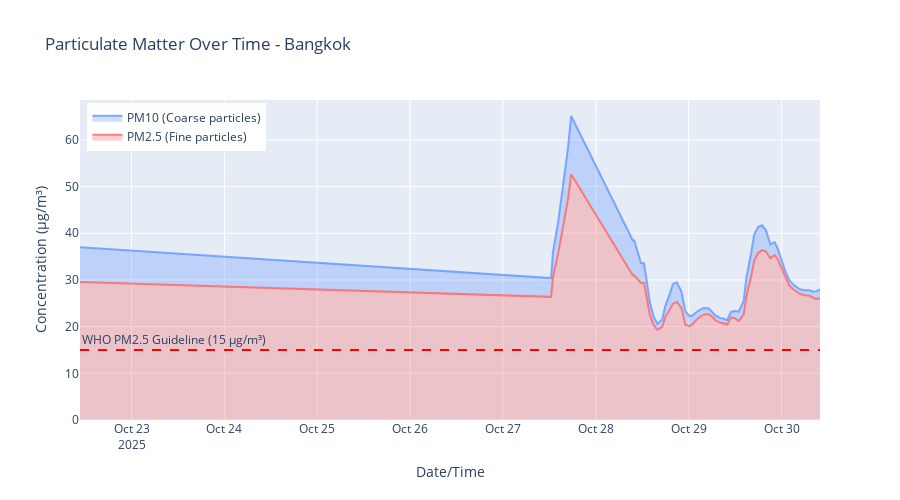

The cell this chart's notebook holds for it:
### Code cell
# Show PM2.5 vs PM10 for most polluted city (Bangkok)
city_to_plot = 'Bangkok'
city_data = df[df['city_name'] == city_to_plot].sort_values('timestamp')

fig = go.Figure()

fig.add_trace(go.Scatter(
    x=city_data['timestamp'],
    y=city_data['pm2_5'],
    fill='tozeroy',
    name='PM2.5 (Fine particles)',
    line=dict(color='rgba(255, 100, 100, 0.8)', width=2),
    fillcolor='rgba(255, 100, 100, 0.3)'
))

fig.add_trace(go.Scatter(
    x=city_data['timestamp'],
    y=city_data['pm10'],
    fill='tonexty',
    name='PM10 (Coarse particles)',
    line=dict(color='rgba(100, 150, 255, 0.8)', width=2),
    fillcolor='rgba(100, 150, 255, 0.3)'
))

# Add WHO guideline
fig.add_hline(y=15, line_dash="dash", line_color="red", 
              annotation_text="WHO PM2.5 Guideline (15 μg/m³)", 
              annotation_position="top left")

fig.update_layout(
    title=f'Particulate Matter Over Time - {city_to_plot}',
    xaxis_title='Date/Time',
    yaxis_title='Concentration (μg/m³)',
    hovermode='x unified',
    height=500,
    legend=dict(yanchor="top", y=0.99, xanchor="left", x=0.01)
)

fig.show()

print(f"\n📊 In {city_to_plot}:")
print(f"   Average PM2.5: {city_data['pm2_5'].mean():.2f} μg/m³")
print(f"   Average PM10: {city_data['pm10'].mean():.2f} μg/m³")
print(f"   PM2.5 exceeds WHO guideline: {(city_data['pm2_5'] > 15).sum()} times ({(city_data['pm2_5'] > 15).sum() / len(city_data) * 100:.1f}%)")
